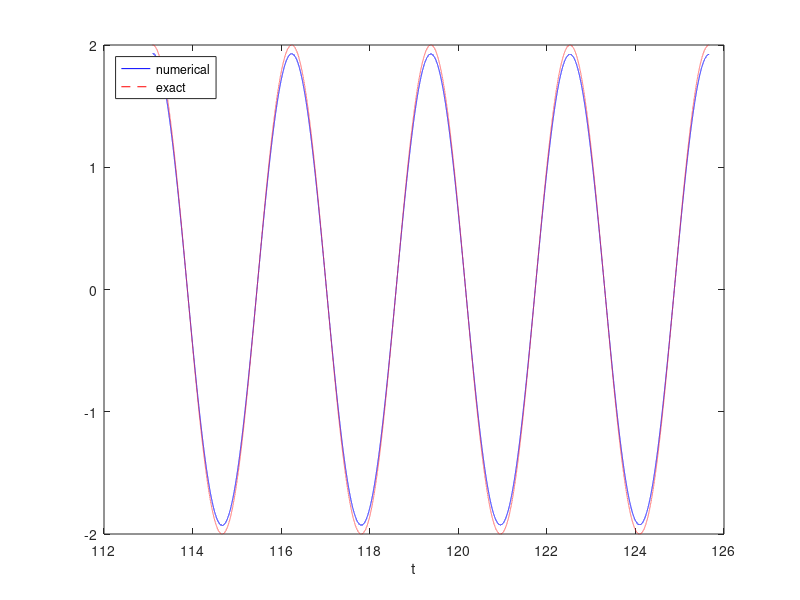

The MATLAB script that drew this image: (Note: this script raises an error after producing the figure.)
close all
clear 
omega = 2;
P = 2*pi/omega;
dt = P/20000;
T = 40*P;
N_t = floor(round(T/dt));
t = linspace(0, N_t*dt, N_t+1);
fprintf('N_t: %d\n', N_t);

u = zeros(N_t+1, 1);
v = zeros(N_t+1, 1);

% Initial condition
X_0 = 2;
u(1) = X_0;
v(1) = 0;

% Step equations forward in time
for n = 1:N_t
    v(n+1) = v(n) - dt*omega^2 * (u(n)+dt*v(n))/(1+dt^2*omega^2);
    u(n+1) = u(n) + dt*v(n+1);
end
% Plot the last four periods to illustrate the accuracy
% in long time simulations
N4l = floor(round(4*P/dt)); % No of intervals to be plotted
true_sol = X_0*cos(omega*t);
plot(t(length(t)-N4l:end), u(length(u)-N4l:end), 'b-',...
       t(length(t)-N4l:end), true_sol(length(true_sol)-N4l:end), 'r--');
   hold on
legend('numerical', 'exact', 'Location','northwest');
xlabel('t');
fprintf('%.16f %.16f \n', u(end), v(end));

[pot_energy, kin_energy] = osc_energy(u,v,omega);
energy_all = pot_energy + kin_energy;
figure 
plot(t, energy_all, 'b-');
hold on

%%
for n = 1:N_t
    v(n+1) = v(n) - dt*omega^2 * (u(n)+dt*v(n))/(1+dt^2*omega^2);
    u(n+1) = (u(n)+dt*v(n))/(1+dt^2*omega^2);
end
% Plot the last four periods to illustrate the accuracy
% in long time simulations
N4l = floor(round(4*P/dt)); % No of intervals to be plotted
true_sol = X_0*cos(omega*t);
figure(1)
plot(t(length(t)-N4l:end), u(length(u)-N4l:end), 'g',...
       t(length(t)-N4l:end), true_sol(length(true_sol)-N4l:end), 'r--');
legend('numerical', 'exact', 'Location','northwest');
xlabel('t');
fprintf('%.16f %.16f \n', u(end), v(end));

[pot_energy, kin_energy] = osc_energy(u,v,omega);
energy_all = pot_energy + kin_energy; 
figure(2)
plot(t, energy_all, 'b-');

%%
for n = 1:N_t
    
    u(n+1) = (u(n)+dt*v(n))/(1+dt^2*omega^2);
    v(n+1) = v(n) - dt*omega^2 * u(n+1);
end
% Plot the last four periods to illustrate the accuracy
% in long time simulations
N4l = floor(round(4*P/dt)); % No of intervals to be plotted
true_sol = X_0*cos(omega*t);
figure(1)
plot(t(length(t)-N4l:end), u(length(u)-N4l:end), 'b--',...
       t(length(t)-N4l:end), true_sol(length(true_sol)-N4l:end), 'r--');
legend('numerical', 'exact', 'Location','northwest');
xlabel('t');
fprintf('%.16f %.16f \n', u(end), v(end));

[pot_energy, kin_energy] = osc_energy(u,v,omega);
energy_all = pot_energy + kin_energy; 
figure(2)
plot(t, energy_all, 'b-');